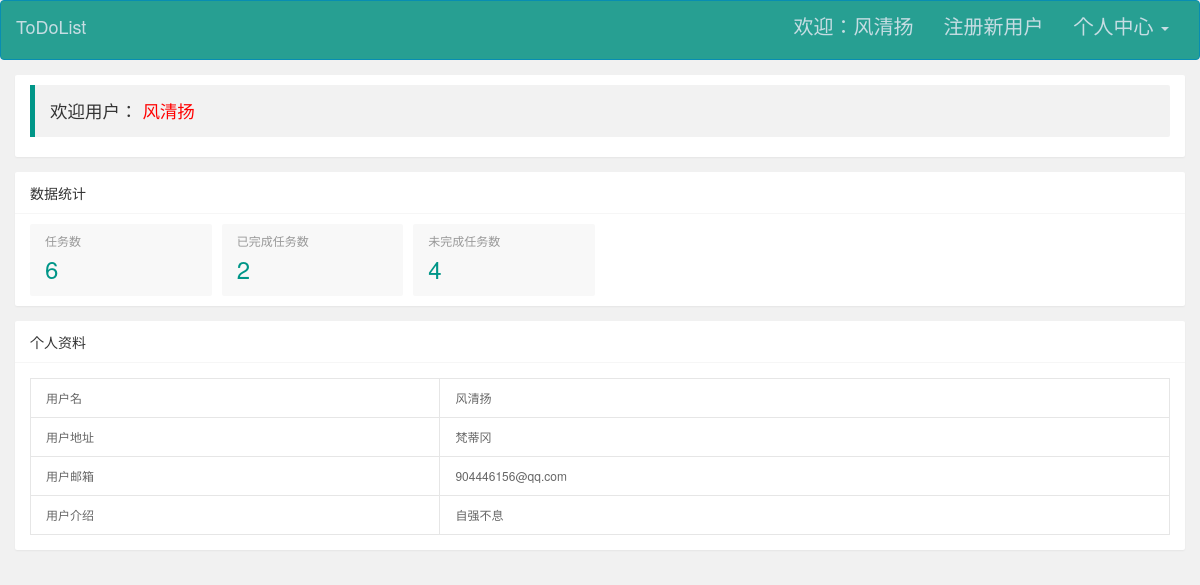
The page /user/6 (signed in) on the database its author committed.
### app/models.py (models this page shows, shortened)
class User(UserMixin, db.Model):
    __tablename__ = 'users'
    id = db.Column(db.Integer, primary_key=True)
    username = db.Column(db.String(64), unique=True, nullable=False)
    email = db.Column(db.String(50))
    password_hash = db.Column(db.String(200))
    role_id = db.Column(db.Integer, db.ForeignKey('roles.id'))
    confirmed = db.Column(db.Boolean, default=False)
    name = db.Column(db.String(64))
    location = db.Column(db.String(64))  # 所在地
    about_me = db.Column(db.Text())  # 自我介绍
    create_time = db.Column(db.DateTime(), default=datetime.utcnow)
    last_seen = db.Column(db.DateTime(), default=datetime.utcnow)
    todos = db.relationship('Todo', backref='user')
    categories = db.relationship('Category', backref='user')
    @property
    def password(self):
        raise AttributeError('password is not a readable attribute')
    def todo_sumCount(self):
        todos = Todo.query.filter_by(user_id=current_user.id)
        i = 0
        for todo in todos:
            i += 1
        return i
    def todo_doneCount(self):
        todos = Todo.query.filter_by(user_id=current_user.id)
        i = 0
        for todo in todos:
            if todo.status == True:
                i += 1
        return i
    def todo_undoCount(self):
        todos = Todo.query.filter_by(user_id=current_user.id)
        i = 0
        for todo in todos:
            if todo.status != True:
                i += 1
        return i
    def __repr__(self):
        return '<User % r>' % self.username

class Todo(db.Model):
    __tablename__ = 'todos'
    id = db.Column(db.Integer, autoincrement=True, primary_key=True)
    content = db.Column(db.String(100))
    status = db.Column(db.Boolean, default=False)
    add_time = db.Column(db.DateTime, default=datetime.utcnow)
    user_id = db.Column(db.Integer, db.ForeignKey('users.id'))
    category_id = db.Column(db.Integer, db.ForeignKey('categories.id'))

### app/user/views.py (the view)
@user.route('/user/<id>')
@login_required
def get_userInfo(id):
    user = User.query.filter_by(id=id).first()
    print(user)
    if not user:
        abort(404)
    else:
        if user != current_user:
            abort(404)
        return render_template('user/user.html')

### app/auth/views.py (called while the page is built)
@auth.before_app_request
def before_request():
    if current_user.is_authenticated \
            and not current_user.confirmed \
            and request.endpoint[:5] != 'auth.' \
            and request.endpoint != 'static':
        return redirect(url_for('auth.unconfirmed'))

### app/models.py (called while the page is built)
@login_manager.user_loader
def load_user(user_id):
    return User.query.get(int(user_id))

### app/templates/user/user.html (shortened to what this page needs)
<!DOCTYPE html>
<html class="x-admin-sm">
<head>
    <link rel="stylesheet" href="https://cdn.jsdelivr.net/npm/bootstrap@3.3.7/dist/css/bootstrap.min.css">
    <link rel="stylesheet" href="{{ url_for('static',filename='css/font.css') }}">
    <link rel="stylesheet" href="{{ url_for('static',filename='css/xadmin.css') }}">
    <link rel="stylesheet" href="{{ url_for('static',filename='css/index.css') }}">
</head>
<body>
<nav id='box-nav' class="navbar navbar-inverse">
    <div class="container-fluid">
        <div class="navbar-header">
            <a class="navbar-brand" href="{{ url_for('auth.index') }}">ToDoList</a>
        </div>
        <div class="collapse navbar-collapse" id="bs-example-navbar-collapse-1">
            <ul class="nav navbar-nav navbar-right">
                {% if current_user.is_authenticated %}
                    <li>
                        <a href="{{ url_for('user.get_userInfo',id = current_user.id) }}">欢迎：{{ current_user.username }}</a>
                    </li>
                    <li><a href="{{ url_for('auth.register') }}">注册新用户</a></li>
                    <li class="dropdown">
                        <a href="#" class="dropdown-toggle" data-toggle="dropdown" role="button" aria-haspopup="true"
                           aria-expanded="false">个人中心 <span class="caret"></span></a>
                    </li>
                {% else %}
                    <li><a href="{{ url_for('auth.login') }}">登录</a></li>
                {% endif %}
            </ul>
        </div>
    </div>
</nav>
<div class="layui-fluid">
    <div class="layui-row layui-col-space15">
        <div class="layui-col-md12">
            <div class="layui-card">
                <div class="layui-card-body ">
                    <blockquote class="layui-elem-quote">欢迎用户：
                        <span class="x-red">{{ current_user.username }}</span>
                    </blockquote>
                </div>
            </div>
        </div>
        <div class="layui-col-md12">
            <div class="layui-card">
                <div class="layui-card-header">数据统计</div>
                <div class="layui-card-body ">
                    <ul class="layui-row layui-col-space10 layui-this x-admin-carousel x-admin-backlog">
                        <li class="layui-col-md2 layui-col-xs6">
                            <a href="{{ url_for('todo.list') }}" class="x-admin-backlog-body">
                                <h3>任务数</h3>
                                <p>
                                    <cite>{{ current_user.todo_sumCount() }}</cite></p>
                            </a>
                        </li>
                        <li class="layui-col-md2 layui-col-xs6">
                            <a href="{{ url_for('todo.checkDone') }}" class="x-admin-backlog-body">
                                <h3>已完成任务数</h3>
                                <p>
                                    <cite>{{ current_user.todo_doneCount() }}</cite></p>
                            </a>
                        </li>
                        <li class="layui-col-md2 layui-col-xs6">
                            <a href="{{ url_for('todo.checkUndo') }}" class="x-admin-backlog-body">
                                <h3>未完成任务数</h3>
                                <p>
                                    <cite>{{ current_user.todo_undoCount() }}</cite></p>
                            </a>
                        </li>
                    </ul>
                </div>
            </div>
        </div>
        <div class="layui-col-md12">
            <div class="layui-card">
                <div class="layui-card-header">个人资料</div>
                <div class="layui-card-body ">
                    <table class="layui-table">
                        <tbody>
                        <tr>
                            <th>用户名</th>
                            <td>{{ current_user.username }}</td>
                        </tr>
                        <tr>
                            <th>用户地址</th>
                            <td>
                                {{ current_user.location }}
                            </td>
                        </tr>
                        <tr>
                            <th>用户邮箱</th>
                            <td>
                                {{ current_user.email }}
                            </td>
                        </tr>
                        <tr>
                            <th>用户介绍</th>
                            <td>
                                {{ current_user.about_me }}
                            </td>
                        </tr>
                        </tbody>
                    </table>
                </div>
            </div>
        </div>
    </div>
</div>
</body>
</html>

### app/static/css/xadmin.css (style rules this page uses)
* { margin: 0px; padding: 0px; font-family: "Helvetica Neue", Helvetica, Arial, sans-serif; }
a { text-decoration: none; }
html { width: 100%; height: 100%; overflow-x: hidden; overflow-y: auto; }
body { width: 100%; min-height: 100%; background: #f1f1f1; }
.x-red { color: red; }
.layui-fluid { padding: 15px; }
.x-admin-carousel, .layui-carousel, .x-admin-carousel > [carousel-item] > * { background-color: #fff }
.x-admin-backlog .x-admin-backlog-body { display: block; padding: 10px 15px; background-color: #f8f8f8; color: #999; border-radius: 2px; transition: all .3s; -webkit-transition: all .3s }
.x-admin-backlog-body h3 { padding-bottom: 10px; font-size: 12px }
.x-admin-backlog-body p cite { font-style: normal; font-size: 30px; font-weight: 300; color: #009688 }
.layui-table td, .layui-table th { min-width: 80px; }
table th, table td { word-break: break-all; }
.x-admin-sm { font-size: 12px; }
.x-admin-sm body { font-size: 12px; }
.x-admin-sm .layui-table td, .x-admin-sm .layui-table th { font-size: 12px; }
.x-admin-sm .x-admin-backlog-body p cite { font-size: 24px; }

### app/static/css/index.css (style rules this page uses)
#box-nav { margin-bottom: 0px; }
.navbar-inverse { background-color: #279f92; border-color: #088db2; height: 60px; font-size: 20px; }
.navbar-inverse .navbar-brand { color: #c6dde3; }
.navbar-inverse .navbar-nav > li > a { color: #c6dde3; }
.navbar-inverse .navbar-collapse, .navbar-inverse .navbar-form { border-color: #c6dde3; }

### rows shown on the page
User: username "风清扬", todo_sumCount "6", location "梵蒂冈", email "904446156@qq.com", about_me "自强不息"
Todo: todo_doneCount "2", todo_undoCount "4"
